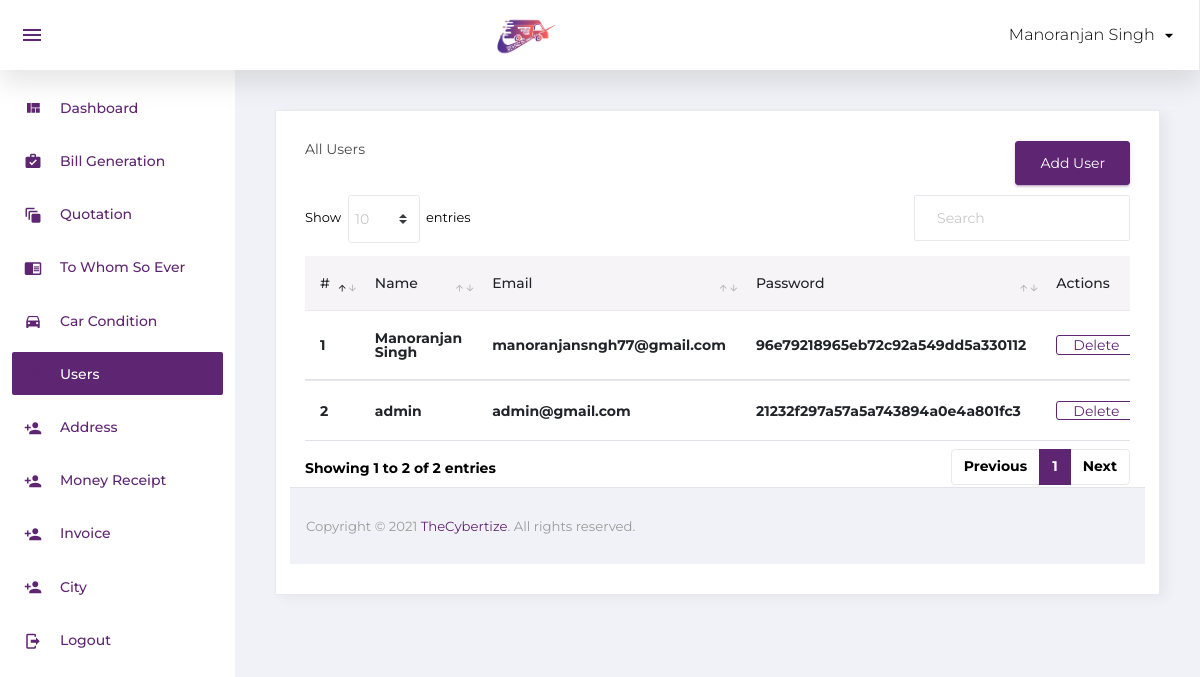
The page /users.php (signed in) on the database its author committed.
### tables this page shows
CREATE TABLE `users` (
  `id` int(11) NOT NULL,
  `name` varchar(50) NOT NULL,
  `email` varchar(100) NOT NULL,
  `password` varchar(100) NOT NULL
);

### users.php (the view)
<?php
include 'config.php';
include 'include/header.php'; ?>
         <div class="content-wrapper">
          <div class="card">
            <div class="card-body">
              <div class="row">
                <div class="col-sm-6"><h4 class="card-title">All Users</h4></div>
                <div class="col-sm-6">
                        <a href="add_user.php"><button type="button" class="btn btn-primary adUserbtn">Add User</button></a>
                </div>
              </div>
              <div class="row">
                <div class="col-12">
                  <div class="table-responsive">
                    <table id="order-listing" class="table">
                      <thead>
                        <tr>
                            <th>#</th>
                            <th>Name</th>
                            <th>Email</th>
                            <th>Password</th>
                            <th>Actions</th>
                        </tr>
                      </thead>
                      <tbody>
                         <?php
                        $sql = "select * from users";
                        $query = mysqli_query($con, $sql);
                        $count = mysqli_num_rows($query);
                        if ($count > 0 ) {
                          $n=1;
                          while($row = mysqli_fetch_assoc($query)){ ?>
                              <tr>
                                <td><?php echo $n; ?></td>
                                <td><?php echo $row['name']; ?></td>
                                <td><?php echo $row['email']; ?></td>
                                <td><?php echo $row['password']; ?></td>
                                <td>
                                  <a href="api/delete_user.php?id=<?php echo $row['id']; ?>">
                                    <button class="btn btn-outline-primary">Delete</button>
                                  </a>
                                </td>
                              </tr>
                          <?php $n++; }
                          }
                        ?>
                      </tbody>
                    </table>
                  </div>
                                </div>
<?php include 'include/footer.php'; ?>

### assets/style.css (style rules this page uses)
* { margin:0; padding:0; font-family: 'Montserrat', sans-serif; }
body { font-weight: 700; }
tr { line-height: 10px; min-height: 10px; height: 10px; }
.adUserbtn { float: right; margin-bottom: 10px; }

### rows shown on the page
users: name "Manoranjan Singh", email "manoranjansngh77@gmail.com", password "96e79218965eb72c92a549dd5a330112"
users: name "admin", email "admin@gmail.com", password "21232f297a57a5a743894a0e4a801fc3"

### other values the page prints
$_SESSION['username'] "Manoranjan Singh"
